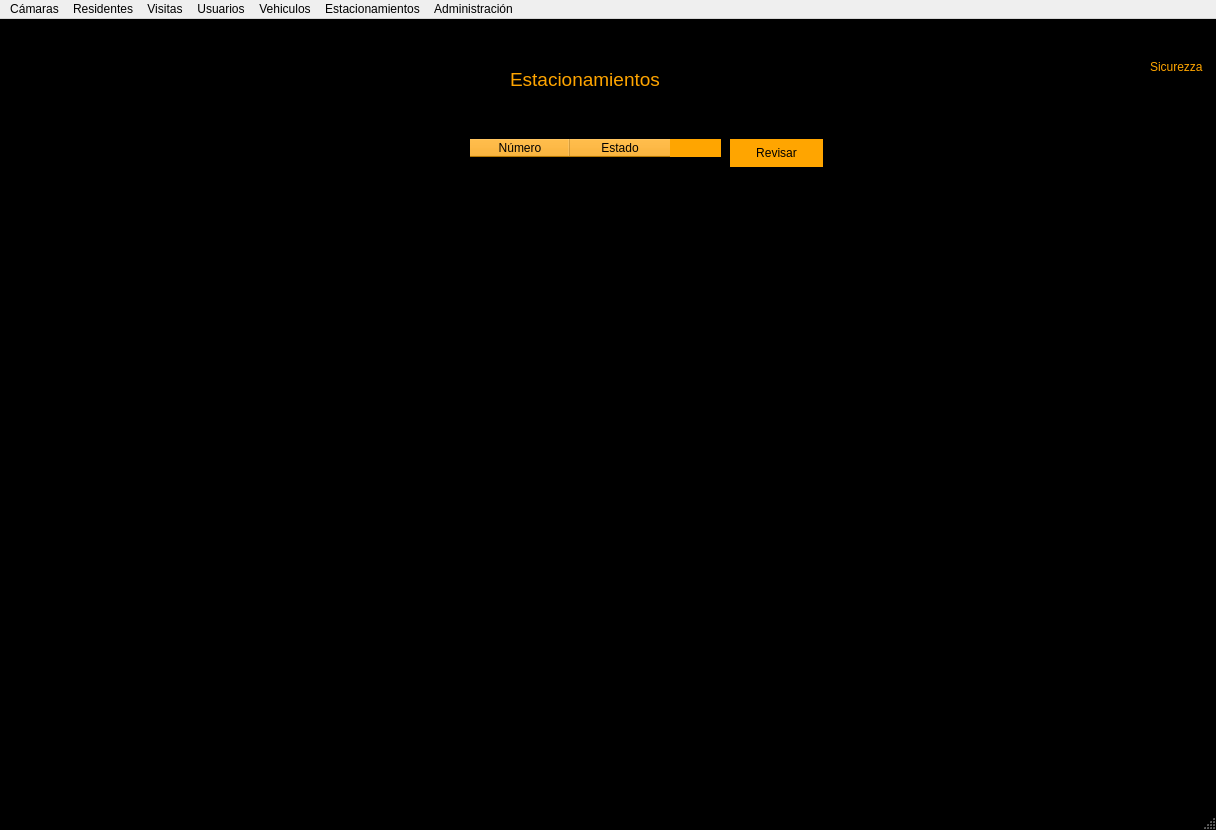
<?xml version="1.0" encoding="UTF-8"?>
<ui version="4.0">
 <class>main2</class>
 <widget class="QMainWindow" name="main2">
  <property name="geometry">
   <rect>
    <x>0</x>
    <y>0</y>
    <width>1216</width>
    <height>830</height>
   </rect>
  </property>
  <property name="windowTitle">
   <string>Menu Principal</string>
  </property>
  <property name="styleSheet">
   <string notr="true">QMainWindow{
background:black;
}

QLabel{
color:orange;
}
QLineEdit{
border:0;
border-radius: 5px;
background: rgba(248,124,0,0.7);
padding:8px;
font-size:14;
color:white;
}
QTableWidget{
border:0;
color:white;
background:transparent;
}
QTableWidget::item{
	border:1px solid orange;
}
QHeaderView,QHeaderView::section{
background-color:orange;
}

QPushButton{
background:orange;
border-radius:15px;
}
QPushButton:hover{
background:rgb(245,124,0);
}
QDateTimeEdit{
background:rgba(245,124,0,0.7);
border-radius:5px;
}
</string>
  </property>
  <widget class="QWidget" name="centralwidget">
   <property name="styleSheet">
    <string notr="true">QMainWindow{
background:black;
}

QLabel{
color:orange;
}
QLineEdit{
border:0;
border-radius: 5px;
background: rgba(248,124,0,0.7);
padding:8px;
font-size:14;
color:white;
}
QTableWidget{
border:0;
color:white;
background:transparent;
}
QTableWidget::item{
	border:1px solid orange;
}
QHeaderView,QHeaderView::section{
background-color:orange;
}

QPushButton{
background:orange;
border-radius:15px;
}
QPushButton:hover{
background:rgb(245,124,0);
}
QDateTimeEdit{
background:rgba(245,124,0,0.7);
border-radius:5px;
}
</string>
   </property>
   <widget class="QTableWidget" name="tableTest">
    <property name="geometry">
     <rect>
      <x>470</x>
      <y>120</y>
      <width>251</width>
      <height>561</height>
     </rect>
    </property>
    <property name="styleSheet">
     <string notr="true">border-radius:10px;
</string>
    </property>
    <property name="editTriggers">
     <set>QAbstractItemView::NoEditTriggers</set>
    </property>
    <attribute name="verticalHeaderVisible">
     <bool>false</bool>
    </attribute>
    <column>
     <property name="text">
      <string>Número</string>
     </property>
    </column>
    <column>
     <property name="text">
      <string>Estado</string>
     </property>
    </column>
   </widget>
   <widget class="QLabel" name="label">
    <property name="geometry">
     <rect>
      <x>510</x>
      <y>50</y>
      <width>181</width>
      <height>21</height>
     </rect>
    </property>
    <property name="font">
     <font>
      <pointsize>14</pointsize>
     </font>
    </property>
    <property name="styleSheet">
     <string notr="true"/>
    </property>
    <property name="text">
     <string>Estacionamientos</string>
    </property>
   </widget>
   <widget class="QLabel" name="label_3">
    <property name="geometry">
     <rect>
      <x>80</x>
      <y>440</y>
      <width>55</width>
      <height>16</height>
     </rect>
    </property>
    <property name="text">
     <string/>
    </property>
   </widget>
   <widget class="QLabel" name="label_2">
    <property name="geometry">
     <rect>
      <x>0</x>
      <y>0</y>
      <width>1221</width>
      <height>801</height>
     </rect>
    </property>
    <property name="text">
     <string/>
    </property>
    <property name="pixmap">
     <pixmap>fondo.jpg</pixmap>
    </property>
   </widget>
   <widget class="QLabel" name="label_7">
    <property name="geometry">
     <rect>
      <x>1150</x>
      <y>10</y>
      <width>61</width>
      <height>31</height>
     </rect>
    </property>
    <property name="text">
     <string/>
    </property>
    <property name="pixmap">
     <pixmap>logo.png</pixmap>
    </property>
   </widget>
   <widget class="QLabel" name="label_8">
    <property name="geometry">
     <rect>
      <x>1150</x>
      <y>40</y>
      <width>55</width>
      <height>16</height>
     </rect>
    </property>
    <property name="text">
     <string>Sicurezza</string>
    </property>
   </widget>
   <widget class="QPushButton" name="btnRevisar">
    <property name="geometry">
     <rect>
      <x>730</x>
      <y>120</y>
      <width>93</width>
      <height>28</height>
     </rect>
    </property>
    <property name="text">
     <string>Revisar</string>
    </property>
   </widget>
   <zorder>label_2</zorder>
   <zorder>tableTest</zorder>
   <zorder>label</zorder>
   <zorder>label_3</zorder>
   <zorder>label_7</zorder>
   <zorder>label_8</zorder>
   <zorder>btnRevisar</zorder>
  </widget>
  <widget class="QMenuBar" name="menubar">
   <property name="geometry">
    <rect>
     <x>0</x>
     <y>0</y>
     <width>1216</width>
     <height>26</height>
    </rect>
   </property>
   <widget class="QMenu" name="menuC_maras">
    <property name="title">
     <string>Cámaras</string>
    </property>
    <addaction name="actionVerCamara"/>
   </widget>
   <widget class="QMenu" name="menuResidentes">
    <property name="title">
     <string>Residentes</string>
    </property>
    <addaction name="actionAgregar_Residente"/>
    <addaction name="actionEditar_Residente"/>
    <addaction name="actionBuscar_Residente"/>
    <addaction name="actionEliminar_Residente"/>
   </widget>
   <widget class="QMenu" name="menuVisitas">
    <property name="title">
     <string>Visitas</string>
    </property>
    <addaction name="actionAgregarVisita"/>
    <addaction name="actionBuscar_visita"/>
   </widget>
   <widget class="QMenu" name="menuVehiculos">
    <property name="title">
     <string>Vehiculos</string>
    </property>
    <addaction name="actionBuscar_vehiculo"/>
    <addaction name="actionA_adir_vehiculo_residente"/>
    <addaction name="actionEliminar_vehiculo_residente"/>
   </widget>
   <widget class="QMenu" name="menuAdministraci_n">
    <property name="title">
     <string>Estacionamientos</string>
    </property>
    <addaction name="actionVer_en_vivo_2"/>
    <addaction name="actionAgregar_estacionamiento"/>
    <addaction name="actionQuitar_estacionamiento"/>
    <addaction name="actionReservar_estacionamiento"/>
   </widget>
   <widget class="QMenu" name="menuAdministraci_n_2">
    <property name="title">
     <string>Administración</string>
    </property>
    <widget class="QMenu" name="menuDue_os">
     <property name="title">
      <string>Dueños</string>
     </property>
     <addaction name="actionAgregar"/>
     <addaction name="actionEditar"/>
     <addaction name="actionEliminar"/>
     <addaction name="actionBuscar_2"/>
     <addaction name="actionAsignar"/>
    </widget>
    <widget class="QMenu" name="menuArrendatarios">
     <property name="title">
      <string>Arrendatarios</string>
     </property>
     <addaction name="actionAgregar_2"/>
     <addaction name="actionEditar_2"/>
     <addaction name="actionEliminar_2"/>
     <addaction name="actionBuscar_3"/>
    </widget>
    <addaction name="actionMostar_Edificios"/>
    <addaction name="actionBuscar_Departamento"/>
    <addaction name="actionEditar_Departamento"/>
    <addaction name="menuDue_os"/>
    <addaction name="menuArrendatarios"/>
    <addaction name="actionGenerar_Informe"/>
   </widget>
   <widget class="QMenu" name="menuUsuarios">
    <property name="title">
     <string>Usuarios</string>
    </property>
    <addaction name="actionAgregar_Usuario"/>
    <addaction name="actionEditar_Usuario"/>
    <addaction name="actionQuitar_Usuario"/>
   </widget>
   <addaction name="menuC_maras"/>
   <addaction name="menuResidentes"/>
   <addaction name="menuVisitas"/>
   <addaction name="menuUsuarios"/>
   <addaction name="menuVehiculos"/>
   <addaction name="menuAdministraci_n"/>
   <addaction name="menuAdministraci_n_2"/>
  </widget>
  <widget class="QStatusBar" name="statusbar"/>
  <action name="actionVerCamara">
   <property name="text">
    <string>Ver en vivo</string>
   </property>
  </action>
  <action name="actionAgregar_Residente">
   <property name="text">
    <string>Agregar Residente</string>
   </property>
  </action>
  <action name="actionEditar_Residente">
   <property name="text">
    <string>Editar Residente</string>
   </property>
  </action>
  <action name="actionBuscar_Residente">
   <property name="text">
    <string>Buscar Residente</string>
   </property>
  </action>
  <action name="actionEliminar_Residente">
   <property name="text">
    <string>Eliminar Residente</string>
   </property>
  </action>
  <action name="actionBuscar_vehiculo">
   <property name="text">
    <string>Buscar vehiculo</string>
   </property>
  </action>
  <action name="actionA_adir_vehiculo_residente">
   <property name="text">
    <string>Añadir vehiculo residente</string>
   </property>
  </action>
  <action name="actionEliminar_vehiculo_residente">
   <property name="text">
    <string>Eliminar vehiculo residente</string>
   </property>
  </action>
  <action name="actionAgregarVisita">
   <property name="text">
    <string>Agregar visita</string>
   </property>
  </action>
  <action name="actionBuscar_visita">
   <property name="text">
    <string>Buscar visita</string>
   </property>
  </action>
  <action name="actionVer_en_vivo_2">
   <property name="text">
    <string>Ver en vivo</string>
   </property>
  </action>
  <action name="actionAgregar_estacionamiento">
   <property name="text">
    <string>Agregar estacionamiento</string>
   </property>
  </action>
  <action name="actionQuitar_estacionamiento">
   <property name="text">
    <string>Quitar estacionamiento</string>
   </property>
  </action>
  <action name="actionReservar_estacionamiento">
   <property name="text">
    <string>Reservar estacionamiento</string>
   </property>
  </action>
  <action name="actionAgregar_Usuario">
   <property name="text">
    <string>Agregar Usuario</string>
   </property>
  </action>
  <action name="actionEditar_Usuario">
   <property name="text">
    <string>Editar Usuario</string>
   </property>
  </action>
  <action name="actionQuitar_Usuario">
   <property name="text">
    <string>Habilitar/ Deshabilitar Usuario</string>
   </property>
  </action>
  <action name="actionMostar_Edificios">
   <property name="text">
    <string>Mostar Edificios</string>
   </property>
  </action>
  <action name="actionBuscar_Departamento">
   <property name="text">
    <string>Buscar Departamento</string>
   </property>
  </action>
  <action name="actionEditar_Departamento">
   <property name="text">
    <string>Editar Departamento</string>
   </property>
  </action>
  <action name="actionAgregar">
   <property name="text">
    <string>Agregar</string>
   </property>
  </action>
  <action name="actionEditar">
   <property name="text">
    <string>Editar</string>
   </property>
  </action>
  <action name="actionEliminar">
   <property name="text">
    <string>Eliminar</string>
   </property>
  </action>
  <action name="actionBuscar">
   <property name="text">
    <string>Buscar</string>
   </property>
  </action>
  <action name="actionAgregar_2">
   <property name="text">
    <string>Agregar</string>
   </property>
  </action>
  <action name="actionQuitar">
   <property name="text">
    <string>Quitar</string>
   </property>
  </action>
  <action name="actionBuscar_2">
   <property name="text">
    <string>Buscar</string>
   </property>
  </action>
  <action name="actionEditar_2">
   <property name="text">
    <string>Editar</string>
   </property>
  </action>
  <action name="actionEliminar_2">
   <property name="text">
    <string>Eliminar</string>
   </property>
  </action>
  <action name="actionBuscar_3">
   <property name="text">
    <string>Buscar</string>
   </property>
  </action>
  <action name="actionAsignar">
   <property name="text">
    <string>Asignar</string>
   </property>
  </action>
  <action name="actionGenerar_Informe">
   <property name="text">
    <string>Generar Informe</string>
   </property>
  </action>
 </widget>
 <resources>
  <include location="test.qrc"/>
 </resources>
 <connections/>
</ui>
